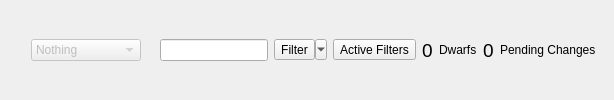
  <widget class="QWidget" name="main_widget">
   <layout class="QVBoxLayout" name="v_box">
    <property name="spacing">
     <number>9</number>
    </property>
    <property name="leftMargin">
     <number>9</number>
    </property>
    <property name="topMargin">
     <number>9</number>
    </property>
    <property name="rightMargin">
     <number>9</number>
    </property>
    <property name="bottomMargin">
     <number>9</number>
    </property>
    <item>
     <widget class="QWidget" name="toolbar_placeholder" native="true">
      <layout class="QHBoxLayout" name="horizontalLayout">
       <item>
        <widget class="QLabel" name="lbl_group_by">
         <property name="sizePolicy">
          <sizepolicy hsizetype="Preferred" vsizetype="Minimum">
           <horstretch>0</horstretch>
           <verstretch>0</verstretch>
          </sizepolicy>
         </property>
         <property name="maximumSize">
          <size>
           <width>16777215</width>
           <height>20</height>
          </size>
         </property>
         <property name="toolTip">
          <string>Select a group from the dropdown to the right to group the displayed units.</string>
         </property>
         <property name="statusTip">
          <string>Select a group from the dropdown to the right to group the displayed units.</string>
         </property>
         <property name="text">
          <string/>
         </property>
         <property name="pixmap">
          <pixmap resource="../resources.qrc">:/img/category-group.png</pixmap>
         </property>
         <property name="alignment">
          <set>Qt::AlignRight|Qt::AlignTrailing|Qt::AlignVCenter</set>
         </property>
         <property name="margin">
          <number>0</number>
         </property>
         <property name="buddy">
          <cstring>cb_group_by</cstring>
         </property>
        </widget>
       </item>
       <item>
        <widget class="QComboBox" name="cb_group_by">
         <property name="enabled">
          <bool>false</bool>
         </property>
         <property name="sizePolicy">
          <sizepolicy hsizetype="Expanding" vsizetype="Fixed">
           <horstretch>0</horstretch>
           <verstretch>0</verstretch>
          </sizepolicy>
         </property>
         <property name="minimumSize">
          <size>
           <width>0</width>
           <height>0</height>
          </size>
         </property>
         <property name="toolTip">
          <string>Change how units are grouped in the view</string>
         </property>
         <property name="statusTip">
          <string>Change how units are grouped in the view</string>
         </property>
         <property name="maxVisibleItems">
          <number>30</number>
         </property>
         <property name="sizeAdjustPolicy">
          <enum>QComboBox::AdjustToMinimumContentsLength</enum>
         </property>
         <property name="minimumContentsLength">
          <number>10</number>
         </property>
         <item>
          <property name="text">
           <string>Nothing</string>
          </property>
         </item>
        </widget>
       </item>
       <item>
        <widget class="QLabel" name="lbl_filter">
         <property name="sizePolicy">
          <sizepolicy hsizetype="Preferred" vsizetype="Minimum">
           <horstretch>0</horstretch>
           <verstretch>0</verstretch>
          </sizepolicy>
         </property>
         <property name="maximumSize">
          <size>
           <width>16777215</width>
           <height>20</height>
          </size>
         </property>
         <property name="toolTip">
          <string>Type the name of a unit or a preference to to the right to search and filter.</string>
         </property>
         <property name="statusTip">
          <string>Type the name of a unit or a preference to to the right to search and filter.</string>
         </property>
         <property name="text">
          <string/>
         </property>
         <property name="pixmap">
          <pixmap resource="../resources.qrc">:/resources/img/magnifier.png</pixmap>
         </property>
         <property name="alignment">
          <set>Qt::AlignRight|Qt::AlignTrailing|Qt::AlignVCenter</set>
         </property>
        </widget>
       </item>
       <item>
        <widget class="QLineEdit" name="le_filter_text">
         <property name="minimumSize">
          <size>
           <width>20</width>
           <height>0</height>
          </size>
         </property>
         <property name="maximumSize">
          <size>
           <width>16777215</width>
           <height>16777215</height>
          </size>
         </property>
         <property name="toolTip">
          <string>Type a name or part of a preference to search and filter.</string>
         </property>
         <property name="statusTip">
          <string>Type a name or part of a preference to search and filter.</string>
         </property>
        </widget>
       </item>
       <item>
        <widget class="QToolButton" name="cb_filter_scripts">
         <property name="toolTip">
          <string>Select a filter to apply.</string>
         </property>
         <property name="statusTip">
          <string>Select a filter to apply.</string>
         </property>
         <property name="text">
          <string>Filter</string>
         </property>
         <property name="icon">
          <iconset resource="../resources.qrc">
           <normaloff>:/img/funnel--plus.png</normaloff>:/img/funnel--plus.png</iconset>
         </property>
         <property name="popupMode">
          <enum>QToolButton::MenuButtonPopup</enum>
         </property>
         <property name="toolButtonStyle">
          <enum>Qt::ToolButtonTextBesideIcon</enum>
         </property>
         <property name="arrowType">
          <enum>Qt::NoArrow</enum>
         </property>
        </widget>
       </item>
       <item>
        <widget class="QToolButton" name="btn_clear_filters">
         <property name="enabled">
          <bool>true</bool>
         </property>
         <property name="toolTip">
          <string>Click to clear all active filters, or use the drop down to clear specific filters.</string>
         </property>
         <property name="statusTip">
          <string>Click to clear all active filters, or use the drop down to clear specific filters.</string>
         </property>
         <property name="text">
          <string>Active Filters</string>
         </property>
         <property name="icon">
          <iconset resource="../resources.qrc">
           <normaloff>:/img/cross.png</normaloff>:/img/cross.png</iconset>
         </property>
         <property name="popupMode">
          <enum>QToolButton::DelayedPopup</enum>
         </property>
         <property name="toolButtonStyle">
          <enum>Qt::ToolButtonTextBesideIcon</enum>
         </property>
        </widget>
       </item>
       <item>
        <widget class="QLabel" name="lbl_dwarf_total">
         <property name="font">
          <font>
           <pointsize>14</pointsize>
          </font>
         </property>
         <property name="toolTip">
          <string>Adults/Children/Babies</string>
         </property>
         <property name="text">
          <string>0</string>
         </property>
        </widget>
       </item>
       <item>
        <widget class="QLabel" name="lbl_dwarfs">
         <property name="sizePolicy">
          <sizepolicy hsizetype="Preferred" vsizetype="Minimum">
           <horstretch>0</horstretch>
           <verstretch>0</verstretch>
          </sizepolicy>
         </property>
         <property name="maximumSize">
          <size>
           <width>16777215</width>
           <height>20</height>
          </size>
         </property>
         <property name="text">
          <string>Dwarfs</string>
         </property>
         <property name="alignment">
          <set>Qt::AlignLeading|Qt::AlignLeft|Qt::AlignVCenter</set>
         </property>
        </widget>
       </item>
       <item>
        <widget class="QLabel" name="lbl_pending_changes">
         <property name="font">
          <font>
           <pointsize>14</pointsize>
          </font>
         </property>
         <property name="text">
          <string>0</string>
         </property>
        </widget>
       </item>
       <item>
        <widget class="QLabel" name="lbl_pending_changes_lbl">
         <property name="sizePolicy">
          <sizepolicy hsizetype="Preferred" vsizetype="Minimum">
           <horstretch>0</horstretch>
           <verstretch>0</verstretch>
          </sizepolicy>
         </property>
         <property name="maximumSize">
          <size>
           <width>16777215</width>
           <height>20</height>
          </size>
         </property>
         <property name="text">
          <string>Pending Changes</string>
         </property>
        </widget>
       </item>
      </layout>
      <zorder>lbl_group_by</zorder>
      <zorder>cb_group_by</zorder>
      <zorder>lbl_pending_changes_lbl</zorder>
      <zorder>lbl_pending_changes</zorder>
      <zorder>lbl_dwarf_total</zorder>
      <zorder>le_filter_text</zorder>
      <zorder>btn_clear_filters</zorder>
      <zorder>lbl_dwarfs</zorder>
      <zorder>lbl_filter</zorder>
      <zorder>cb_filter_scripts</zorder>
     </widget>
    </item>
   </layout>
  </widget>
